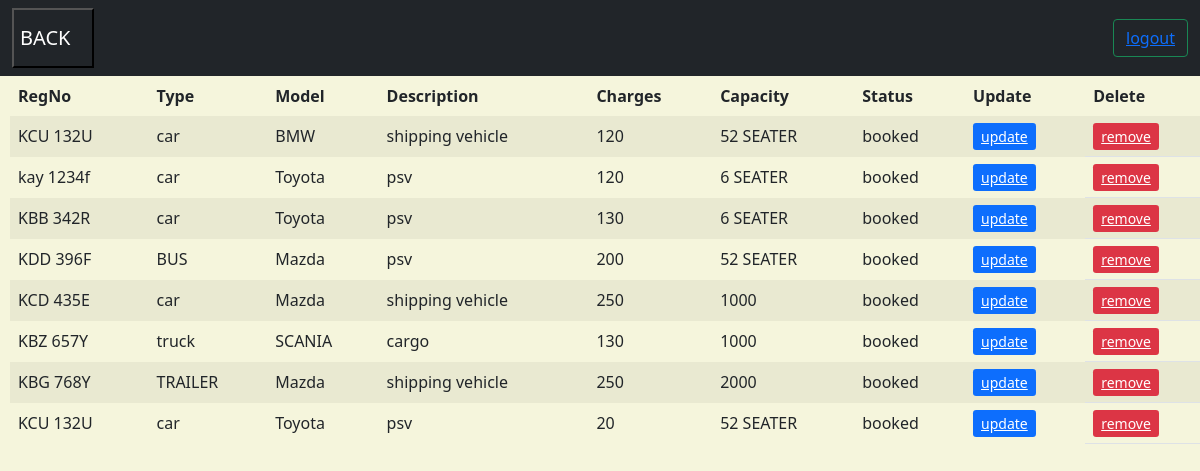
Page /booked on the committed database.
### hama/models.py (models this page shows, shortened)
class Vehicle(models.Model):
    vehicle_status = (('available', 'available'),
    ('booked', 'booked'))
    RegNo = models.CharField(max_length=10, null=True)
    type = models.CharField(max_length=255, null=True)
    model=models.CharField(max_length=255,null=True)
    description = models.CharField(max_length=255, null=True)
    capacity = models.CharField(max_length=10, null=True)
    charges=models.CharField(max_length=255,null=True)
    status = models.CharField(max_length=200, null=True, choices=vehicle_status)

### hama/views.py (the view)
# urls.py: path('booked', views.Booked, name='booked'),
def Booked(request):
    vehicles=Vehicle.objects.all()
    booked=vehicles.filter(status='booked')
    context = {'booked':  booked}
    return render(request, 'hama/booked.html', context)

### hama/templates/hama/booked.html (shortened to what this page needs)
<!DOCTYPE html>
<html lang="en">
{% load static %}
<head>
      <link href="https://cdn.jsdelivr.net/npm/bootstrap@5.0.2/dist/css/bootstrap.min.css" rel="stylesheet">
</head>
<body>
<nav class="navbar navbar-dark bg-dark">
  <div class="container-fluid">
     <button class="navbar navbar-dark bg-dark" ><a href="{% url 'home' %}" class="navbar-brand">BACK</a></button>
    <form class="d-flex">
      <button class="btn btn-outline-success" type="submit"><a href="{% url 'logout' %}">logout</a></button>
    </form>
  </div>
</nav>
<table class="col-sm-10 table table table-striped table-hover">
  <thead class="thead-light">
   <tr>
       <th class="border-0">RegNo</th>
       <th class="border-0">Type</th>
        <th class="border-0">Model</th>
       <th class="border-0">Description</th>
         <th class="border-0">Charges</th>
       <th class="border-0">Capacity</th>
       <th class="border-0">Status</th>
       <th class="border-0">Update</th>
       <th class="border-0">Delete</th>
   </tr>
  </thead>
    <tbody>
    {% for Vehicle  in booked %}
    <tr>
        <td class="border-0">{{Vehicle.RegNo}}</td>
        <td class="border-0">{{Vehicle.type}}</td>
         <td class="border-0">{{Vehicle.model}}</td>
        <td class="border-0">{{Vehicle.description}}</td>
           <td class="border-0">{{Vehicle.charges}}</td>
        <td class="border-0">{{Vehicle.capacity}}</td>
        <td class="border-0">{{Vehicle.status}}</td>
        <td class="border-0"><a href="{% url 'update_availability' Vehicle.id %}" class="btn-sm btn-primary ">update</a></td>
        <td><a href="{% url 'delete_vehicle' Vehicle.id %}" class="btn-sm btn-danger">remove</a></td>
    </tr>
    {% endfor %}
    </tbody>
</table>
</body>
</html>

### hama/templates/hama/booked.html (style rules this page uses)
.table { padding-left:30%; margin-left:10px; }
body { background-color:beige; }

### rows in the picture
Vehicle: RegNo "KCU 132U", type "car", model "BMW", description "shipping vehicle", charges "120", capacity "52 SEATER", status "booked"
Vehicle: RegNo "kay 1234f", type "car", model "Toyota", description "psv", charges "120", capacity "6 SEATER", status "booked"
Vehicle: RegNo "KBB 342R", type "car", model "Toyota", description "psv", charges "130", capacity "6 SEATER", status "booked"
Vehicle: RegNo "KDD 396F", type "BUS", model "Mazda", description "psv", charges "200", capacity "52 SEATER", status "booked"
Vehicle: RegNo "KCD 435E", type "car", model "Mazda", description "shipping vehicle", charges "250", capacity "1000", status "booked"
Vehicle: RegNo "KBZ 657Y", type "truck", model "SCANIA", description "cargo", charges "130", capacity "1000", status "booked"
Vehicle: RegNo "KBG 768Y", type "TRAILER", model "Mazda", description "shipping vehicle", charges "250", capacity "2000", status "booked"
Vehicle: RegNo "KCU 132U", type "car", model "Toyota", description "psv", charges "20", capacity "52 SEATER", status "booked"
